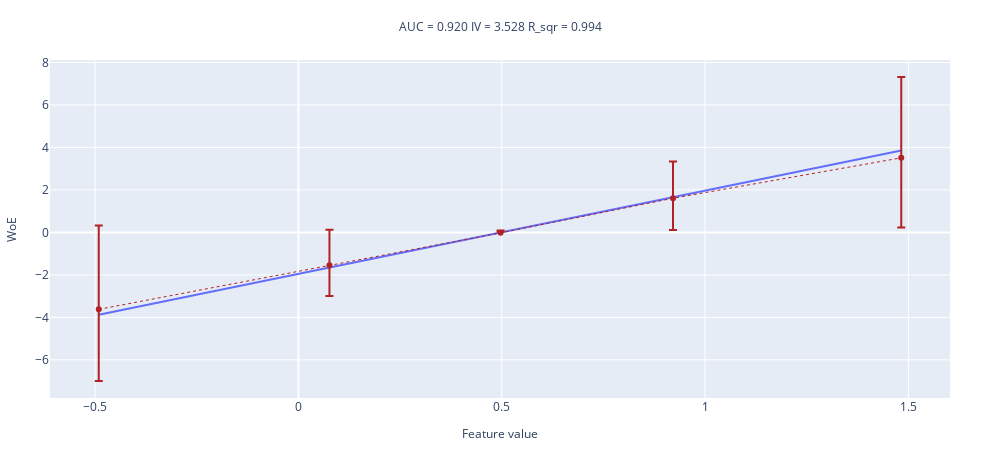
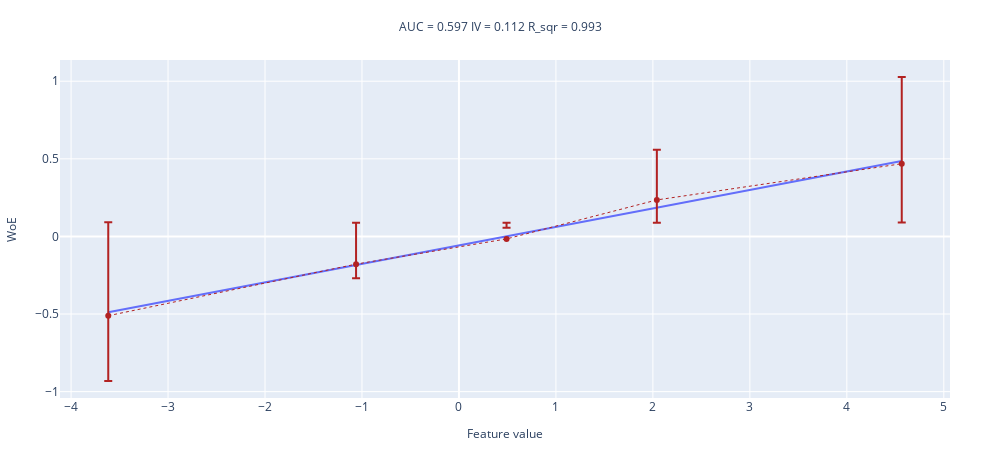
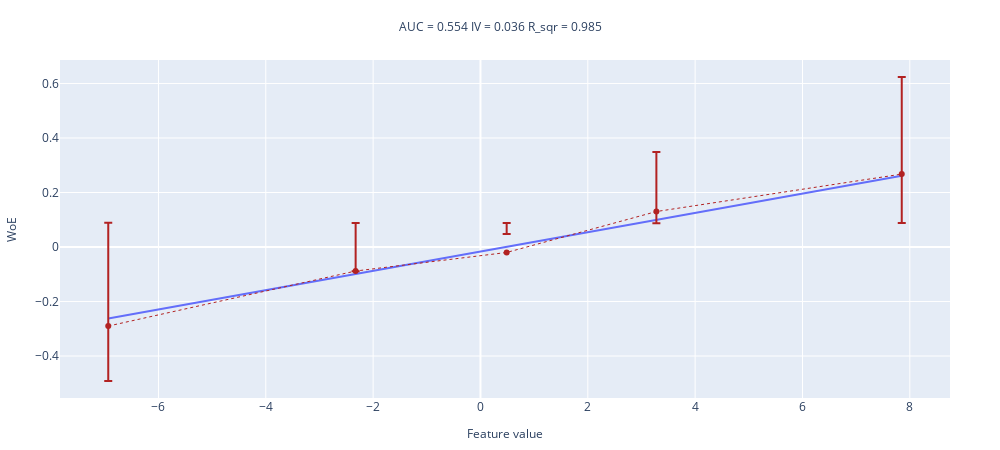
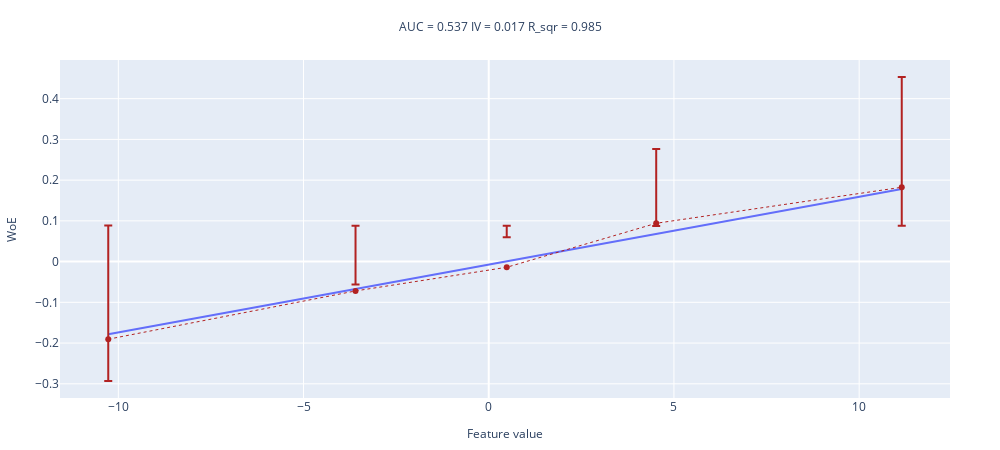

These figures' notebook cell, in order:
### Code cell
for i in np.linspace(0.5, 10, 5):
    fig, ax = plt.subplots(figsize=(7, 4))
    
    # Генерируем данные для текущего значения параметра
    data = generate_data(i)  
    # Строим гистограмму для текущего значения параметра
    sns.histplot(data=data[0], x='feature', hue='target', ax=ax)
    
    # Добавляем заголовок для текущего графика
    ax.set_title(f'Parameter {i}')
    plt.show()

    fig = woe_line(values=data[1], target=data[2], n_buckets=5)
    fig.show()

### Figure 1 — Plotly figure (JSON) as saved in the notebook; plotly's stock layout.template omitted (floating-point values rounded to 4 significant figures)
{"data": [{"mode": "lines", "name": "interpolation_line", "showlegend": false, "type": "scatter", "x": [-0.491, 0.07637, 0.4972, 0.9212, 1.482], "y": [-3.873, -1.651, -0.002472, 1.658, 3.857]}, {"error_y": {"array": [-3.378, -1.439, 0.06768, 1.729, 3.811], "arrayminus": [-3.943, -1.671, -0.1078, 1.494, 3.277], "symmetric": false, "type": "data"}, "line": {"color": "firebrick", "dash": "dot", "width": 1}, "name": "WoE", "showlegend": false, "type": "scatter", "x": [-0.491, 0.07637, 0.4972, 0.9212, 1.482], "y": [-3.623, -1.551, -0.02, 1.607, 3.511]}], "layout": {"height": 450, "margin": {"b": 50, "l": 50, "r": 50, "t": 60}, "title": {"font": {"size": 12}, "text": "AUC = 0.920 IV = 3.528 R_sqr = 0.994 ", "x": 0.5, "xanchor": "center", "y": 0.95, "yanchor": "top"}, "width": 1000, "xaxis": {"title": {"font": {"size": 12}, "text": "Feature value"}}, "yaxis": {"title": {"font": {"size": 12}, "text": "WoE"}}}}

### Figure 2 — Plotly figure (JSON) as saved in the notebook; plotly's stock layout.template omitted (floating-point values rounded to 4 significant figures)
{"data": [{"mode": "lines", "name": "interpolation_line", "showlegend": false, "type": "scatter", "x": [-3.617, -1.061, 0.4908, 2.041, 4.566], "y": [-0.4888, -0.1842, 0.0007708, 0.1855, 0.4865]}, {"error_y": {"array": [-0.4213, -0.09076, 0.07168, 0.3239, 0.5595], "arrayminus": [-0.6025, -0.2669, -0.1037, 0.1472, 0.3792], "symmetric": false, "type": "data"}, "line": {"color": "firebrick", "dash": "dot", "width": 1}, "name": "WoE", "showlegend": false, "type": "scatter", "x": [-3.617, -1.061, 0.4908, 2.041, 4.566], "y": [-0.5108, -0.1785, -0.016, 0.2351, 0.4684]}], "layout": {"height": 450, "margin": {"b": 50, "l": 50, "r": 50, "t": 60}, "title": {"font": {"size": 12}, "text": "AUC = 0.597 IV = 0.112 R_sqr = 0.993 ", "x": 0.5, "xanchor": "center", "y": 0.95, "yanchor": "top"}, "width": 1000, "xaxis": {"title": {"font": {"size": 12}, "text": "Feature value"}}, "yaxis": {"title": {"font": {"size": 12}, "text": "WoE"}}}}

### Figure 3 — Plotly figure (JSON) as saved in the notebook; plotly's stock layout.template omitted (floating-point values rounded to 4 significant figures)
{"data": [{"mode": "lines", "name": "interpolation_line", "showlegend": false, "type": "scatter", "x": [-6.935, -2.326, 0.4883, 3.278, 7.85], "y": [-0.2624, -0.09908, 0.0006097, 0.09943, 0.2614]}, {"error_y": {"array": [-0.2019, -0.000431, 0.06768, 0.2183, 0.3566], "arrayminus": [-0.3792, -0.176, -0.1078, 0.04254, 0.1796], "symmetric": false, "type": "data"}, "line": {"color": "firebrick", "dash": "dot", "width": 1}, "name": "WoE", "showlegend": false, "type": "scatter", "x": [-6.935, -2.326, 0.4883, 3.278, 7.85], "y": [-0.29, -0.08806, -0.02, 0.1302, 0.2676]}], "layout": {"height": 450, "margin": {"b": 50, "l": 50, "r": 50, "t": 60}, "title": {"font": {"size": 12}, "text": "AUC = 0.554 IV = 0.036 R_sqr = 0.985 ", "x": 0.5, "xanchor": "center", "y": 0.95, "yanchor": "top"}, "width": 1000, "xaxis": {"title": {"font": {"size": 12}, "text": "Feature value"}}, "yaxis": {"title": {"font": {"size": 12}, "text": "WoE"}}}}

### Figure 4 — Plotly figure (JSON) as saved in the notebook; plotly's stock layout.template omitted (floating-point values rounded to 4 significant figures)
{"data": [{"mode": "lines", "name": "interpolation_line", "showlegend": false, "type": "scatter", "x": [-10.27, -3.596, 0.4857, 4.521, 11.15], "y": [-0.1786, -0.06749, 0.0004582, 0.06763, 0.178]}, {"error_y": {"array": [-0.1028, 0.0156, 0.07369, 0.1821, 0.2709], "arrayminus": [-0.2791, -0.1599, -0.1017, 0.006443, 0.09478], "symmetric": false, "type": "data"}, "line": {"color": "firebrick", "dash": "dot", "width": 1}, "name": "WoE", "showlegend": false, "type": "scatter", "x": [-10.27, -3.596, 0.4857, 4.521, 11.15], "y": [-0.1906, -0.07203, -0.014, 0.09407, 0.1825]}], "layout": {"height": 450, "margin": {"b": 50, "l": 50, "r": 50, "t": 60}, "title": {"font": {"size": 12}, "text": "AUC = 0.537 IV = 0.017 R_sqr = 0.985 ", "x": 0.5, "xanchor": "center", "y": 0.95, "yanchor": "top"}, "width": 1000, "xaxis": {"title": {"font": {"size": 12}, "text": "Feature value"}}, "yaxis": {"title": {"font": {"size": 12}, "text": "WoE"}}}}
